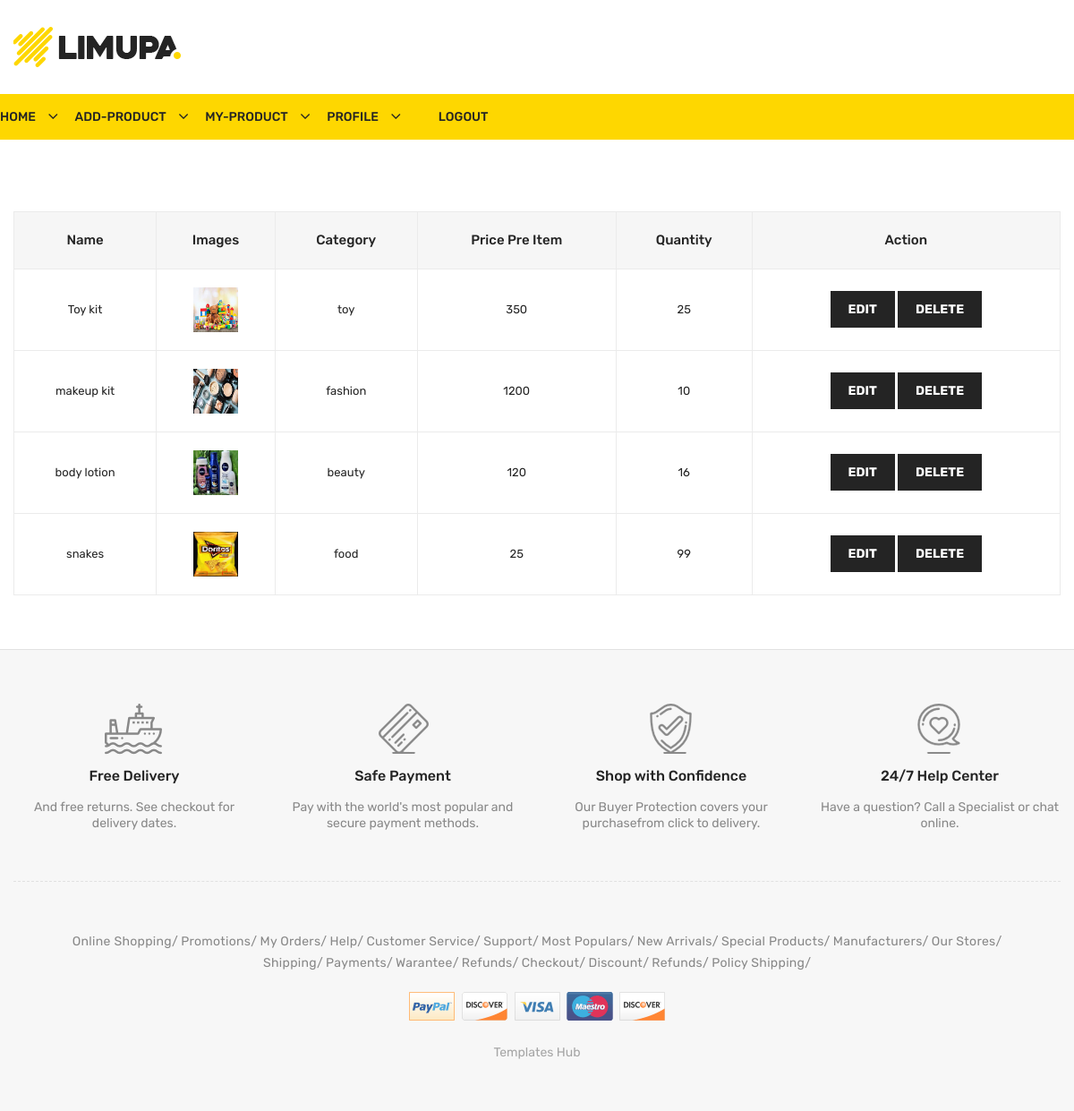
The page /my-product/ (signed in) on the database its author committed.
### myapp/models.py (models this page shows, shortened)
class Product(models.Model):
    cate=(
        ('fashion','Fashion'),
        ('electronic','Electronic'),
        ('home and kitchen','Home and kitchen'),
        ('travel','Travel'),
        ('toy','Toy'),
        ('beauty','Beauty'),
        ('food','Food'),
        ('stationery','stationery')
    )
    seller=models.ForeignKey(User,on_delete=models.CASCADE)
    product_name=models.CharField(max_length=100)
    category=models.CharField(max_length=100,choices=cate)
    quantity=models.IntegerField()
    price=models.IntegerField()
    pic=models.FileField(upload_to='product/')
    description=models.TextField(max_length=200)

### myapp/views.py (the view)
# urls.py: path('my-product/',views.my_product,name='my-product'),
@login_required(login_url='/login/')
def my_product(request):
    pro=Product.objects.filter(seller=request.user)[::-1]
    return render(request,'seller/my-product.html',{'pro':pro})

### myapp/templates/seller/my-product.html (shortened to what this page needs)
{% extends 'header.html' %}
{% load static %}
{% block content %}
<div class="wishlist-area pt-60 pb-60">
    <div class="container">
        <div class="row">
            <div class="col-12">
                {% if pro %}
                <form action="#">
                    <div class="table-content table-responsive">
                        <table class="table">
                            <thead>
                                <tr>
                                    <th class="li-product-remove">name</th>
                                    <th class="li-product-thumbnail">images</th>
                                    <th class="cart-product-name">Category</th>
                                    <th class="li-product-price">Price pre item</th>
                                    <th class="li-product-stock-status">Quantity</th>
                                    <th class="li-product-add-cart">Action</th>
                                </tr>
                            </thead>
                            <tbody>
                                {% for pro in pro %}
                                <tr>
                                    <td ><span class="amount">{{pro.product_name}}</span></td>
                                    <td class="li-product-thumbnail"><a href="#"><img src="{{pro.pic.url}}" alt=""width="50" height="50"></a></td>
                                    <td ><span class="amount">{{pro.category}}</span></td>
                                    <td ><span class="amount">{{pro.price}}</span></td>
                                    <td ><span class="amount">{{pro.quantity}}</span></td>
                                    <td class="li-product-add-cart"><a href="{% url 'edit-product' pro.id%}">Edit</a>
                                        <a href="{% url 'delete-product' pro.id %}">Delete</a>
                                    </td>
                                </tr>
                                {% endfor %}
                            </tbody>
                        </table>
                    </div>
                </form>
                {% else %}
                <h2> Add product for sell </h2>
                {% endif %}
            </div>
        </div>
    </div>
</div>
{% endblock %}

### myapp/static/myapp/css/responsive.css (style rules this page uses)
@media (min-width: 1200px) and (max-width: 1500px) { .container { max-width: 1170px; padding-left: 0; padding-right: 0; } }

### rows shown on the page
Product: product_name "Toy kit", pic (picture), category "toy", price "350", quantity "25"
Product: product_name "makeup kit", pic (picture), category "fashion", price "1200", quantity "10"
Product: product_name "body lotion", pic (picture), category "beauty", price "120", quantity "16"
Product: product_name "snakes", pic (picture), category "food", price "25", quantity "99"
